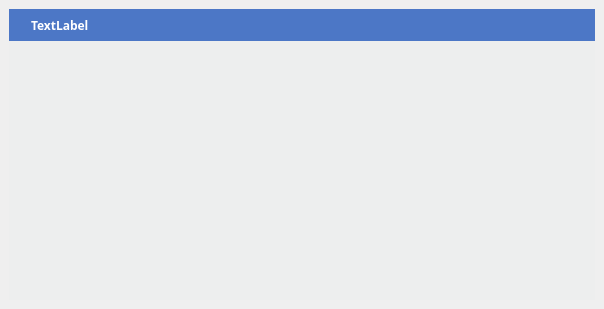
<?xml version="1.0" encoding="UTF-8"?>
<ui version="4.0">
 <class>QuiBaseWidgetClass</class>
 <widget class="QWidget" name="QuiBaseWidgetClass">
  <property name="geometry">
   <rect>
    <x>0</x>
    <y>0</y>
    <width>604</width>
    <height>309</height>
   </rect>
  </property>
  <property name="focusPolicy">
   <enum>Qt::ClickFocus</enum>
  </property>
  <property name="windowTitle">
   <string>QuiBaseWidget</string>
  </property>
  <property name="styleSheet">
   <string notr="true">QWidget#content{
background-color: rgb(237, 238, 238);
}
QWidget:focus {outline: none}
/*=========QPushButton style===========*/
QPushButton{
	border: 1px solid #9EA0A4;
	background:#ffffff;
    border-radius: 3px;
}
QPushButton:hover:!focus{
    border: 1px solid #8DB0F8;
	background:#DDEBFF;
}
QPushButton:pressed{
	padding-right:2px;
	padding-bottom:0px;
	padding-top:0px;
	padding-left:2px;
    border: 1px solid #5388f3;
	background:#F1F2F4;
}
QPushButton:checked{
	padding-right:2px;
	padding-bottom:0px;
	padding-top:0px;
	padding-left:2px;
    border: 1px solid #5388f3;
	background:#F1F2F4;
}
QPushButton:focus:!hover{
    border: 1px solid #5388f3;
	background:#ffffff;
}
QPushButton:hover:focus{
    border: 1px solid #5388f3;
	background:#B0D0FF;
}
QToolButton#qt_toolbar_ext_button
{
qproperty-icon: url(&quot;:/ToolBar_TaskList/Icon/Module/ToolBar/TaskList/more_hover.png&quot;);
}
/*----------QTableWidget style-----------*/
QTabWidget QWidget{
	background-color: #ffffff;
}
QTabWidget::pane {
	border: 1px solid #65778b;
	margin-top:-1px;
}
/*------------xx add---------*/
		QTabBar::tab:selected {
		padding-left:5px;
		padding-right:4px;
		padding-top:8px;
		padding-bottom:8px;
		margin-right:-1px;
		border-right: 1px solid #ffffff;
		border-bottom: 0px solid #d0ddea;
		border-top: 2px solid qlineargradient(x1: 0, y1: 0, x2: 0, y2: 1,
		stop:0 #ffffff,
		stop: 0.49999 #ffffff,
		stop: 0.5 #65778b,
		stop: 1 #65778b
		);
		border-left: 1px solid  #65778b;
		}
		QTabBar::tab{
		padding-left:5px;
		padding-right:4px;
		padding-top:8px;
		padding-bottom:8px;
		background:#ffffff;
        border-right: 0px solid #65778b;
		border-bottom: 1px solid #65778b;
		border-top: 2px solid #ffffff;
		border-left: 1px solid qlineargradient(x1: 0, y1: 0, x2: 0, y2: 1,
		stop:0 rgb(255,255,255),
		stop: 0.1 rgb(255,255,255),
		stop: 0.2 #b1b6bb,
		stop: 0.8 #b1b6bb,
		stop: 0.9 rgb(255,255,255),
		stop: 0.95 rgb(255,255,255),
		stop: 0.9511 #65778b,
		stop: 1 #65778b
		);
		}
/*QTabBar::tab{
	border:1px solid #C4C4C4;
	padding:5px 10px 5px 10px;
	background-color: qlineargradient(spread:pad, x1:0.512, y1:0.955, x2:0.5, y2:0, stop:0 #B1C7DF, stop:1 #D7EAFA);
}
QTabBar::tab:pressed{
	border:1px solid #666;
}
QTabBar::tab:selected{
	background-color: #F9FAFE;
	border:1px solid #999;
	border-bottom: 0px solid #f00;
}
QTabBar:tab:hover{
	background-color: qlineargradient(spread:pad, x1:0.512, y1:0.955, x2:0.5, y2:0, stop:0 #d2e0ee, stop:1 #e4f0fa);
}
*/
/*---------QTabWidget on QPushButton----------------*/

 /*QWidget QPushButton{
	background:qlineargradient(spread:pad, x1:0.506, y1:1, x2:0.472, y2:0, stop:0 #F0F0F0, stop:1 #F9F9F9 );
	border: 1px solid #919191;
	padding:3px 6px 3px 6px;
}
QTabWidget QWidget QPushButton:hover{
	background:qlineargradient(spread:pad, x1:0.506, y1:1, x2:0.472, y2:0, stop:0 #E0E0E0, stop:1 #EBEBEB );
}
QTabWidget QWidget QPushButton::pressed{
	border:1px solid #444;
}*/

/*--------QRadioButton style---------*/
QRadioButton::indicator:unchecked {
	image: url(:/radiobutton/Icon/radiobutton/radio_unselect_disable.png);
}
QRadioButton::indicator:unchecked:hover {
	image: url(:/radiobutton/Icon/radiobutton/radio_hover.png);
}
QRadioButton::indicator:checked {
	image: url(:/radiobutton/Icon/radiobutton/radio_select.png);
}
QRadioButton::indicator:disabled {
}
/*---------QLineEdit style---------------*/
QLineEdit,QTextEdit{
	border:1px solid #ACACAC;
	padding: 1px 0 1px 0;
	background-color: #ffffff;
}
QLineEdit:hover,QTextEdit:hover{
	border:1px solid #5d8b9e;
}

/*-----------QSpinBox style---------------*/
QSpinBox{
	border:1px solid #919191;
	padding:1px 0 1px 0;
	background-color:#ffffff;
}
QSpinBox:hover{
	border-color:#4674cd;
}
QSpinBox:on{
	border-color:#4674cd;
}
QSpinBox::up-button{
	image: url(:/scrollbar/Icon/scrollbar/mark-uparrow.png);
}
QSpinBox::down-button{
	image: url(:/scrollbar/Icon/scrollbar/mark-downarrow.png);
}
QSpinBox::up-button:hover{
	image: url(:/scrollbar/Icon/scrollbar/mark-uparrow-black.png);
}
QSpinBox::down-button:hover{
	image: url(:/scrollbar/Icon/scrollbar/mark-downarrow.png);
}
QSpinBox::up-button:pressed{
image: url(:/scrollbar/Icon/scrollbar/mark-uparrow-black.png);
}

QSpinBox::down-button:pressed{
image: url(:/scrollbar/Icon/scrollbar/mark-downarrow.png);
}

/*----------------QComboBox style-------------------*/

QWidget:focus {outline: none}

QComboBox{
	border:1px solid #c0c0c0;
min-width:4em;
	padding:1px 4px 1px 3px;
}
QComboBox:hover{
	border-color:#4674cd;
}

QComboBox:on{
	border-color:#4674cd;
}
QComboBox:!editable,QComboBox:drop-down:editable{	
	background-color: qlineargradient(spread:pad, x1:1, y1:1, x2:1, y2:0, stop:0 #f7f7f7, stop:1 #ffffff);
}
QComboBox:!editable:on,QComboBox:drop-down:on{
	background-color: qlineargradient(spread:pad, x1:1, y1:1, x2:1, y2:0, stop:0 #f7f7f7, stop:1 #ffffff);
}
QComboBox::drop-down{
    background-color: transparent;
	image: url(:/scrollbar/Icon/scrollbar/mark-downarrow-black.png);
	width:15px;
	subcontrol-origin:padding;
	subcontrol-position:top right;
	border-left-style:solid;
	border-left-width:0px;
	border-left-color:#74839c;
	border-top-right-radius:3px;
	border-bottom-right-radius:3px;
	
}
QComboBox::drop-down:on{
    background-color:#ffffff;
	image: url(:/scrollbar/Icon/scrollbar/mark-uparrow-black.png);
	width:15px;
	subcontrol-origin:padding;
	subcontrol-position:top right;
	border-left-style:solid;
	border-left-width:0px;
	border-left-color:#74839c;
	border-top-right-radius:3px;
	border-bottom-right-radius:3px;
	
}
QComboBox QAbstractItemView{
	border:1px solid #569DE5;
	background-color: #F3F6FB;
	selection-background-color:#6689AF;
}
QComboBox QAbstractItemView::item:hover{
	min-height:22px;
    color:#5487D1
}
/*----------QCheckBox   style-----------*/
QCheckBox::indicator {
     width: 15px;
     height: 15px;
}
QCheckBox::indicator:enabled:unchecked {
	image: url(:/checkbox/Icon/checkbox/checkbox_unchecked.png);
}
QCheckBox::indicator:enabled:unchecked:hover {
	image: url(:/checkbox/Icon/checkbox/checkbox_unchecked_hover.png);
}
QCheckBox::indicator:enabled:checked {
	image: url(:/checkbox/Icon/checkbox/checkbox_checked.png);
}

QCheckBox::indicator:enabled:checked:hover {
	image: url(:/checkbox/Icon/checkbox/checkbox_checked_hover.png);
}
QCheckBox::indicator:enabled:indeterminate {
	image: url(:/checkbox/Icon/checkbox/checkbox_indeterminate.png);
}
QCheckBox::indicator:enabled:indeterminate:hover {
	image: url(:/checkbox/Icon/checkbox/checkbox_indeterminate_hover.png);
}

/*滚动条样式*/
QScrollArea{
background-color:#ffffff;
border: 0px solid #a0b2c6;
}
QScrollBar:vertical {
background: #EFF4FB;
border-radius: 5px;
width: 10px;
margin: 10px 0px 10px 0px;
}

QScrollBar::handle:vertical{
background-color: rgb(115,117,120,50);
min-height: 10px;
width: 10px;
border-radius: 5px;
border: 1px solid rgb(115,117,120,100);
}
QScrollBar::vertical:hover{
background: rgb(192,195,200);
border-radius: 5px;
width: 10px;
margin: 10px 0px 10px 0px;
}

QScrollBar::add-line:vertical {
border: 0px solid grey;
background-color: #ffffff;
width: 10px;
height: 10px;
subcontrol-position: bottom;
subcontrol-origin: margin;
}
QScrollBar::sub-line:vertical {
border: 0px solid grey;
background-color: #ffffff;
width: 10px;
height: 10px;
subcontrol-position: top;
subcontrol-origin: margin;
}
QScrollBar::up-arrow:vertical {
border: 0px solid grey;
background-image: url(:/scrollbar/Icon/scrollbar/mark-uparrow.png);
width: 7px;
height: 7px;
}
QScrollBar::down-arrow:vertical {
border: 0px solid grey;
background-image: url(:/scrollbar/Icon/scrollbar/mark-downarrow.png);
width: 7px;
height: 7px;
}
QScrollBar::add-page:vertical, QScrollBar::sub-page:vertical {
background: none;
}
/*------------------------------*/
QScrollBar:horizontal {
background: #EFF4FB;
border-radius: 5px;
height: 10px;
margin: 0px 10px 0px 10px;
}
QScrollBar:horizontal:hover{
background: rgb(192,195,200);
border-radius: 5px;
height: 10px;
margin: 0px 10px 0px 10px;
}
QScrollBar::handle:horizontal {
background-color: rgb(115,117,120,50);
min-width: 10px;
height: 10px;
border-radius: 5px;
border: 1px solid rgb(115,117,120,100);
}

QScrollBar::add-line:horizontal {
border: 0px solid grey;
background-color: #ffffff;
width: 10px;
height: 10px;
subcontrol-position: right;
subcontrol-origin: margin;
}
QScrollBar::sub-line:horizontal {
border: 0px solid grey;
background-color: #ffffff;
width: 10px;
height: 10px;
subcontrol-position: left;
subcontrol-origin: margin;
}
QScrollBar::left-arrow:horizontal {
border: 0px solid grey;
background-image: url(:/scrollbar/Icon/scrollbar/mark-leftarrow.png);
width: 7px;
height: 7px;
}
QScrollBar::right-arrow:horizontal {
border: 0px solid grey;
background-image: url(:/scrollbar/Icon/scrollbar/mark-rightarrow.png);
width: 7px;
height: 7px;
}
QScrollBar::add-page:horizontal , QScrollBar::sub-page:horizontal {
background: none;
}

/*--------QGroupBox style--------*/
QGroupBox{
border-color: rgb(211, 211, 211);
border-style:solid;
border-width:1px;
margin-top:7px;
alternate-background-color: qlineargradient(spread:pad, x1:0.926, y1:0.806182, x2:0.926682, y2:0.102, stop:0.0909091 rgba(141, 141, 141, 255), stop:0.448864 rgba(0, 0, 0, 255), stop:0.886364 rgba(255, 255, 255, 255));
}
QGroupBox::title{
subcontrol-origin:margin;
subcontrol-position:top left;
left:0px;
margin-left:2px;
padding:0px;
}




</string>
  </property>
  <layout class="QVBoxLayout" name="verticalLayout">
   <property name="spacing">
    <number>0</number>
   </property>
   <property name="leftMargin">
    <number>9</number>
   </property>
   <property name="topMargin">
    <number>9</number>
   </property>
   <property name="rightMargin">
    <number>9</number>
   </property>
   <property name="bottomMargin">
    <number>9</number>
   </property>
   <item>
    <widget class="QWidget" name="titlebar" native="true">
     <property name="minimumSize">
      <size>
       <width>0</width>
       <height>32</height>
      </size>
     </property>
     <property name="maximumSize">
      <size>
       <width>16777215</width>
       <height>32</height>
      </size>
     </property>
     <property name="focusPolicy">
      <enum>Qt::ClickFocus</enum>
     </property>
     <property name="styleSheet">
      <string notr="true">QLabel {
	font: 9pt &quot;微软雅黑&quot;;
	color: #FFFFFF;
	font-weight: bold;
	margin-left:6px;
	background:transparent;
}

QWidget#titlebar {
	background-color: rgb(76, 119, 198);
}

QToolButton#WinCloseBtn {
	border:0px;
	border-radius:0px;
	padding:0px;
	background-color:transparent;
}

QToolButton#WinCloseBtn:hover {
	border:0px;
	border-radius:0px;
	padding:0px;
	background-color:rgba(212, 64, 39);
}

QToolButton#WinCloseBtn:pressed {
	border:0px;
	border-radius:0px;
	padding:0px;
	background-color:rgba(176, 32, 32);
}
</string>
     </property>
     <layout class="QHBoxLayout" name="horizontalLayout">
      <property name="spacing">
       <number>0</number>
      </property>
      <property name="leftMargin">
       <number>0</number>
      </property>
      <property name="topMargin">
       <number>0</number>
      </property>
      <property name="rightMargin">
       <number>0</number>
      </property>
      <property name="bottomMargin">
       <number>0</number>
      </property>
      <item>
       <widget class="QLabel" name="label_2">
        <property name="sizePolicy">
         <sizepolicy hsizetype="Fixed" vsizetype="Fixed">
          <horstretch>0</horstretch>
          <verstretch>0</verstretch>
         </sizepolicy>
        </property>
        <property name="focusPolicy">
         <enum>Qt::NoFocus</enum>
        </property>
        <property name="text">
         <string/>
        </property>
        <property name="pixmap">
         <pixmap>:/other/Icon/other/logo.png</pixmap>
        </property>
       </widget>
      </item>
      <item>
       <widget class="QLabel" name="label">
        <property name="font">
         <font>
          <family>微软雅黑</family>
          <pointsize>9</pointsize>
          <weight>75</weight>
          <italic>false</italic>
          <bold>true</bold>
         </font>
        </property>
        <property name="focusPolicy">
         <enum>Qt::NoFocus</enum>
        </property>
        <property name="styleSheet">
         <string notr="true">font: Bold 9pt &quot;微软雅黑&quot;;</string>
        </property>
        <property name="text">
         <string>TextLabel</string>
        </property>
       </widget>
      </item>
      <item>
       <spacer name="horizontalSpacer">
        <property name="orientation">
         <enum>Qt::Horizontal</enum>
        </property>
        <property name="sizeHint" stdset="0">
         <size>
          <width>299</width>
          <height>32</height>
         </size>
        </property>
       </spacer>
      </item>
      <item>
       <widget class="QToolButton" name="WinCloseBtn">
        <property name="minimumSize">
         <size>
          <width>32</width>
          <height>32</height>
         </size>
        </property>
        <property name="maximumSize">
         <size>
          <width>32</width>
          <height>32</height>
         </size>
        </property>
        <property name="mouseTracking">
         <bool>true</bool>
        </property>
        <property name="focusPolicy">
         <enum>Qt::ClickFocus</enum>
        </property>
        <property name="icon">
         <iconset resource="QuiBaseWidget.qrc">
          <normaloff>:/resource/win_close.png</normaloff>:/resource/win_close.png</iconset>
        </property>
        <property name="popupMode">
         <enum>QToolButton::DelayedPopup</enum>
        </property>
        <property name="autoRaise">
         <bool>true</bool>
        </property>
       </widget>
      </item>
     </layout>
    </widget>
   </item>
   <item>
    <widget class="QWidget" name="content" native="true">
     <property name="focusPolicy">
      <enum>Qt::ClickFocus</enum>
     </property>
     <layout class="QHBoxLayout" name="horizontalLayout_2">
      <property name="spacing">
       <number>0</number>
      </property>
      <property name="leftMargin">
       <number>0</number>
      </property>
      <property name="topMargin">
       <number>0</number>
      </property>
      <property name="rightMargin">
       <number>0</number>
      </property>
      <property name="bottomMargin">
       <number>0</number>
      </property>
     </layout>
    </widget>
   </item>
  </layout>
 </widget>
 <layoutdefault spacing="6" margin="11"/>
 <resources>
  <include location="QuiBaseUi.qrc"/>
 </resources>
 <connections/>
</ui>
